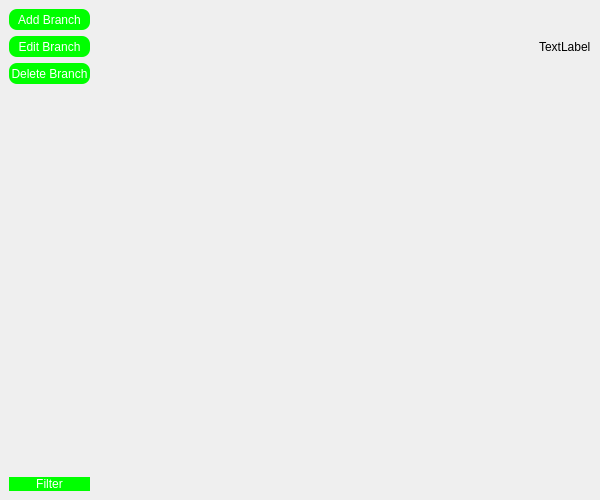
<?xml version="1.0" encoding="UTF-8"?>
<ui version="4.0">
 <class>MainWindow</class>
 <widget class="QMainWindow" name="MainWindow">
  <property name="enabled">
   <bool>true</bool>
  </property>
  <property name="geometry">
   <rect>
    <x>0</x>
    <y>0</y>
    <width>600</width>
    <height>500</height>
   </rect>
  </property>
  <property name="windowTitle">
   <string>MainWindow</string>
  </property>
  <property name="styleSheet">
   <string notr="true">background-color: qlineargradient(spread:pad, x1:0, y1:0, x2:1, y2:1, stop:0 rgba(95, 151, 235, 255), stop:1 rgba(255, 255, 255, 255));

QPushButton-active {
	position: relative;
	top: 1px;
}

QPushButton{
	background-color: rgb(0, 255, 0);
	color: rgb(255, 255, 255);
	border-radius: 8px;
	border-style: outset;
}

QPushButton:hover {
	color: light-grey;
}</string>
  </property>
  <widget class="QWidget" name="centralwidget">
   <property name="styleSheet">
    <string notr="true">background-color: qlineargradient(spread:pad, x1:0, y1:0, x2:1, y2:1, stop:0 rgba(95, 151, 235, 255), stop:1 rgba(255, 255, 255, 255));

QPushButton-active {
	position: relative;
	top: 1px;
}

QPushButton{
	background-color: rgb(0, 255, 0);
	color: rgb(255, 255, 255);
	border-radius: 8px;
	border-style: outset;
}

QPushButton:hover {
	color: light-grey;
}</string>
   </property>
   <layout class="QGridLayout" name="gridLayout_2">
    <item row="0" column="0">
     <layout class="QGridLayout" name="gridLayout">
      <item row="0" column="1">
       <spacer name="horizontalSpacer">
        <property name="orientation">
         <enum>Qt::Horizontal</enum>
        </property>
        <property name="sizeHint" stdset="0">
         <size>
          <width>399</width>
          <height>17</height>
         </size>
        </property>
       </spacer>
      </item>
      <item row="2" column="0">
       <spacer name="verticalSpacer">
        <property name="orientation">
         <enum>Qt::Vertical</enum>
        </property>
        <property name="sizeHint" stdset="0">
         <size>
          <width>20</width>
          <height>338</height>
         </size>
        </property>
       </spacer>
      </item>
      <item row="3" column="0">
       <widget class="QPushButton" name="FilterButton">
        <property name="font">
         <font>
          <family>Arial</family>
         </font>
        </property>
        <property name="text">
         <string>Filter</string>
        </property>
       </widget>
      </item>
      <item row="0" column="0" rowspan="2">
       <layout class="QVBoxLayout" name="verticalLayout">
        <item>
         <widget class="QPushButton" name="AddBranchButton">
          <property name="minimumSize">
           <size>
            <width>81</width>
            <height>21</height>
           </size>
          </property>
          <property name="font">
           <font>
            <family>Arial</family>
           </font>
          </property>
          <property name="styleSheet">
           <string notr="true">QPushButton-active {
	position: relative;
	top: 1px;
}

QPushButton{
	background-color: rgb(0, 255, 0);
	color: rgb(255, 255, 255);
	border-radius: 8px;
	border-style: outset;
}

QPushButton:hover {
	color: light-grey;
}</string>
          </property>
          <property name="text">
           <string>Add Branch</string>
          </property>
         </widget>
        </item>
        <item>
         <widget class="QPushButton" name="EditBranchButton">
          <property name="minimumSize">
           <size>
            <width>81</width>
            <height>21</height>
           </size>
          </property>
          <property name="font">
           <font>
            <family>Arial</family>
           </font>
          </property>
          <property name="styleSheet">
           <string notr="true">QPushButton-active {
	position: relative;
	top: 1px;
}

QPushButton{
	background-color: rgb(0, 255, 0);
	color: rgb(255, 255, 255);
	border-radius: 8px;
	border-style: outset;
}

QPushButton:hover {
	color: light-grey;
}</string>
          </property>
          <property name="text">
           <string>Edit Branch</string>
          </property>
         </widget>
        </item>
        <item>
         <widget class="QPushButton" name="DeleteBranchButton">
          <property name="minimumSize">
           <size>
            <width>81</width>
            <height>21</height>
           </size>
          </property>
          <property name="maximumSize">
           <size>
            <width>16777215</width>
            <height>16777215</height>
           </size>
          </property>
          <property name="font">
           <font>
            <family>Arial</family>
           </font>
          </property>
          <property name="styleSheet">
           <string notr="true">QPushButton-active {
	position: relative;
	top: 1px;
}

QPushButton{
	background-color: rgb(0, 255, 0);
	color: rgb(255, 255, 255);
	border-radius: 8px;
	border-style: outset;
}

QPushButton:hover {
	color: light-grey;
}</string>
          </property>
          <property name="text">
           <string>Delete Branch</string>
          </property>
         </widget>
        </item>
       </layout>
      </item>
      <item row="0" column="2" rowspan="2">
       <layout class="QVBoxLayout" name="RelationshipVertLayout">
        <item>
         <widget class="QLabel" name="RelationshipLabel">
          <property name="text">
           <string>TextLabel</string>
          </property>
         </widget>
        </item>
       </layout>
      </item>
      <item row="1" column="1" rowspan="2">
       <widget class="QWidget" name="ChartWidget" native="true">
        <property name="styleSheet">
         <string notr="true">background-color: transparent;</string>
        </property>
       </widget>
      </item>
     </layout>
    </item>
   </layout>
  </widget>
 </widget>
 <resources/>
 <connections/>
</ui>
